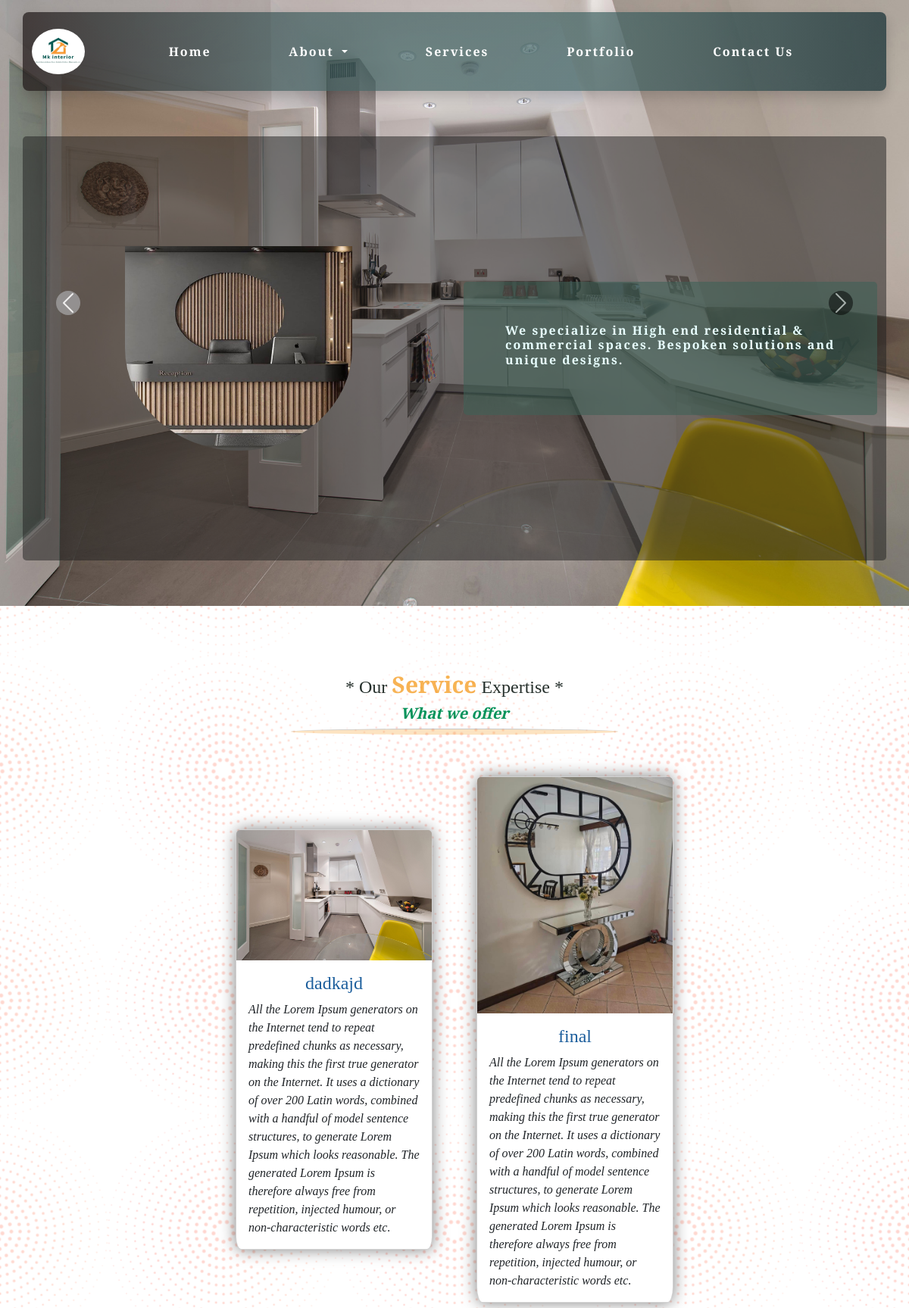
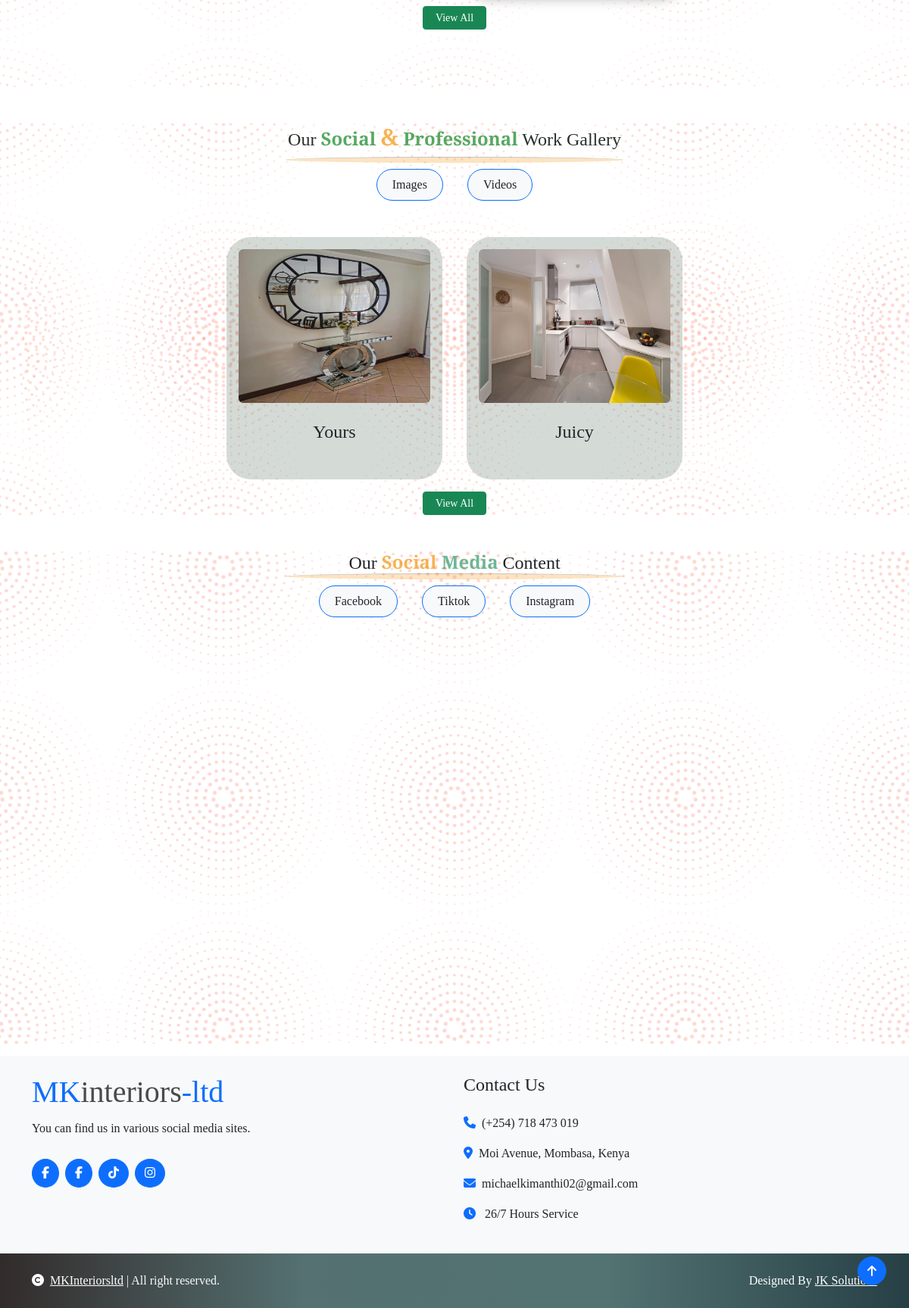
/?page=3, run on the app's committed database (2 pictures, top to bottom).
### Start/models.py (models this page shows, shortened)
class Service(models.Model):
    name = models.CharField(max_length=200)
    description = models.TextField()
    image = models.ImageField(upload_to='images_uploaded')
    class Meta:
        verbose_name_plural = 'Service'

class ImagesWork(models.Model):
    name = models.CharField(max_length=200)
    image = models.ImageField(upload_to='images_uploaded')
    class Meta:
        verbose_name_plural = 'Image work'

### Start/views.py (the view)
# urls.py: path('', Home, name='home'),
def Home(request):
    work = ImagesWork.objects.all()
    video_work = VideosWork.objects.all()
    service = Service.objects.all()
    hero_images = HeroSection.objects.all()
    page = Paginator(service, 3)
    page_list = request.GET.get('page')
    page = page.get_page(page_list)
    work_page = Paginator(work, 3)
    work_page_list = request.GET.get('page')
    work_page = work_page.get_page(work_page_list)
    video_page = Paginator(video_work, 3)
    video_page_list = request.GET.get('page')
    video_page = video_page.get_page(video_page_list)
    context = {
        'hero_images': hero_images,
        'page': page,
        'work_page': work_page,
        'video_page': video_page,
    }
    return render(request, 'mainpages/home.html', context )

### templates/mainpages/home.html (shortened to what this page needs)
{% extends 'base.html' %}
{% load static %}
{% block content %}
  <section class="serv" id="services" style="background-image: url(media/images/bbg.png); background-position:center;  background-repeat: repeat;">
    <div class="row d-flex services shadow-3 align-items-center my-3">
      <div class="col-xl-12 col-lg-12">
          <div class="section-header text-center">
            <h4 style="color: rgb(38, 48, 44);">* Our <span style="color:  rgba(244, 147, 12, 0.7); font-weight:bold; font-size:30px;">Service</span> Expertise *</h4>
            <h5 style="color: rgb(6, 147, 91); font-style:oblique; font-weight:bold;">What we offer</h5>
            <hr>
          </div>
          <div class="d-flex gap-5 flex-wrap justify-content-center align-items-center">
            {% for service in page.object_list %}
            <div class="col-lg-3 col-md-4 col-sm-6">
              <div class="card c-body">
                <img src="{{service.image.url}}" class="card-img-top" alt="...">
                <div class="card-body">
                  <h4 class="card-title text-center" style="color:#1c5e9c;">{{service.name}}</h4>
                  <p class="card-text" style="font-style:oblique;">{{service.description}}</p>
                </div>
              </div>
            </div>
            {% endfor %}
          </div>
          <div class="row">
            <div class="col-lg-12 d-flex flex-column  justify-content-center align-items-center">
              <a class="btn btn-success btn-sm px-3 mx-3" href="{% url 'services' %}">View All</a>
            </div>
          </div>
      </div>
    </div>
  </section>
  <div class="container-fluid event py-6 my-5" id="portfolio" style="font-family: 'Young Serif', serif; background-image: url(media/images/bbg.png); background-position:center;  background-repeat: repeat;">
    <div class="container">
        <div class="text-center" >
          <h4 style="color: rgb(38, 48, 44);">Our <span style="color:  rgba(14, 132, 32, 0.7); font-weight:bold;">Social</span> <span style="color:  rgba(244, 147, 12, 0.7); font-weight:bold; font-size:30px;">&</span> <span style="color:  rgba(14, 132, 32, 0.7); font-weight:bold;">Professional</span> Work Gallery</h4>
          <hr>
        </div>
        <div class="tab-class text-center">
            <ul class="nav nav-pills d-inline-flex justify-content-center mb-5">
                <li class="nav-item p-2">
                    <a class="d-flex btn mx-2 py-2 border border-primary bg-light rounded-pill active" data-bs-toggle="pill" href="#tab-1">
                        <span class="text-dark px-2">Images</span>
                    </a>
                </li>
                <li class="nav-item p-2">
                    <a class="d-flex btn mx-2 py-2 border border-primary bg-light rounded-pill" data-bs-toggle="pill" href="#tab-3">
                        <span class="text-dark px-2">Videos</span>
                    </a>
                </li>
            </ul>
            <div class="tab-content">
                <div id="tab-1" class="tab-pane fade show p-0 active">
                    <div class="row g-4 align-items-center" style="background-image: url(media/images/bbg.png); background-position:center;  background-repeat: repeat;">
                        <div class="col-lg-12">
                            <div class="row g-4 align-items-center justify-content-center">
                              {% for work in work_page.object_list %}
                                <div class="col-sm-6 col-md-4 col-lg-3 m-3 p-3 rounded-5 work-container shadow-3">
                                    <div class="event-img position-relative">
                                        <img class="img-fluid rounded w-100 work-image" src="{{work.image.url}}" alt="Image not available" >
                                        <div class="event-overlay d-flex flex-column p-4">
                                            <h4 class="text-center">{{work.name}}</h4>
                                        </div>
                                    </div>
                                </div>
                                {% endfor %}
                            </div>
                        </div>
                    </div>
                </div>
            </div>
        </div>
        <div class="row">
          <div class="col-lg-12 d-flex flex-column  justify-content-center align-items-center">
            <a class="btn btn-success btn-sm px-3 mx-3" href="{% url 'portfolio' %}">View All</a>
          </div>
        </div>
    </div>
  </div>
  <div class="container-fluid event py-6 mt-5 mb-0" id="socialmedia" style="font-family: 'Young Serif', serif; background-image: url(media/images/bbg.png); background-position:center;  background-repeat: repeat;">
    <div class="container">
        <div class="text-center">
            <h4 class="mb-0">Our <span style="color:  rgba(244, 147, 12, 0.7); font-weight:bold;">Social </span> <span style="color:  rgba(47, 152, 108, 0.7); font-weight:bold;">Media</span> Content</h4>
            <hr>
        </div>
        <div class="tab-class text-center">
            <ul class="nav nav-pills d-inline-flex justify-content-center mb-5">
                <li class="nav-item p-2">
                    <a class="d-flex btn mx-2 py-2 border border-primary bg-light rounded-pill active" data-bs-toggle="pill" href="#ab-1">
                        <span class="text-dark px-2" >Facebook</span>
                    </a>
                </li>
                <li class="nav-item p-2">
                    <a class="d-flex btn py-2 mx-2 border border-primary bg-light rounded-pill" data-bs-toggle="pill" href="#ab-2">
                        <span class="text-dark px-2">Tiktok</span>
                    </a>
                </li>
                <li class="nav-item p-2">
                    <a class="d-flex btn mx-2 py-2 border border-primary bg-light rounded-pill" data-bs-toggle="pill" href="#ab-3">
                        <span class="text-dark px-2">Instagram</span>
                    </a>
                </li>
            </ul>
            <div class="tab-content">
                <div id="ab-1" class="tab-pane fade show p-0 active">
                    <div class="row g-4">
                        <div class="col-lg-12">
                            <div class="row gap-5 justify-content-center align-items-center">
                                <div class="col-md-6 col-lg-4" >
                                    <div class="event-img position-relative">
                                      <iframe src="https://www.facebook.com/plugins/page.php?href=https%3A%2F%2Fwww.facebook.com%2Fprofile.php%3Fid%3D61556198125523&tabs=timeline&width=300&height=500&small_header=true&adapt_container_width=true&hide_cover=false&show_facepile=true&appId" width="300" height="500" style="border:none;overflow:hidden" scrolling="no" frameborder="0" allowfullscreen="true" allow="autoplay; clipboard-write; encrypted-media; picture-in-picture; web-share"></iframe>
                                    </div>
                                </div>
                                <div class="col-md-6 col-lg-4" >
                                    <div class="event-img position-relative">
                                      <iframe src="https://www.facebook.com/plugins/page.php?href=https%3A%2F%2Fwww.facebook.com%2FEng.Mike&tabs=timeline&width=300&height=500&small_header=true&adapt_container_width=true&hide_cover=false&show_facepile=true&appId" width="300" height="500" style="border:none;overflow:hidden" scrolling="no" frameborder="0" allowfullscreen="true" allow="autoplay; clipboard-write; encrypted-media; picture-in-picture; web-share"></iframe>
                                    </div>
                                </div>
                            </div>
                        </div>
                    </div>
                </div>
                    </div>
                </div>
            </div>
        </div>
{% endblock %}

### static/css/style.css (style rules this page uses)
.serv { padding:60px ; font-family: 'Young Serif', serif; }
.card { border-radius: 3%; box-shadow: 0 0 20px rgba(0, 0, 0, 0.5); transition: transform 0.8s ease, background-color 0.5s ease, box-shadow 0.5s ease; margin: 15px 5px 15px 5px; }
.card-title { text-align: center; color: rgb(13, 37, 34); }
.section-header { padding-top :10px; padding-bottom :10px; margin-bottom: 30px; }
.work-container { background-color: rgba(44, 78, 59, 0.2); transition: transform 0.8s ease; }
.work-image { width: 80%; height: calc(0.5625 * 30vw); max-width:300px; min-width:100px; }
hr { margin: auto; width:40%; height:8px; background-color: rgb(244, 147, 12); border-radius:50%; }

### templates/base.html (style rules this page uses)
.serv { padding:60px ; font-family: 'Young Serif', serif; }
.card { border-radius: 3%; box-shadow: 0 0 20px rgba(0, 0, 0, 0.5); transition: transform 0.8s ease, background-color 0.5s ease, box-shadow 0.5s ease; margin: 15px 5px 15px 5px; }
.card-title { text-align: center; color: rgb(13, 37, 34); }
.section-header { padding-top :10px; padding-bottom :10px; margin-bottom: 30px; }
.work-container { background-color: rgba(44, 78, 59, 0.2); transition: transform 0.8s ease; }
.work-image { width: 80%; height: calc(0.5625 * 30vw); max-width:300px; min-width:100px; }
hr { margin: auto; width:40%; height:8px; background-color: rgb(244, 147, 12); border-radius:50%; }

### data on the page
Service: image (picture), name "dadkajd", description "All the Lorem Ipsum generators on the Internet tend to repeat predefined chunks as necessary, making this the first true generator on the Internet. It uses a dictionary of over 200 Latin words, combined with a handful of model sentence structures, to generate Lorem Ipsum which looks reasonable. The generated Lorem Ipsum is therefore always free from repetition, injected humour, or non-characteristic words etc."
Service: image (picture), name "final", description "All the Lorem Ipsum generators on the Internet tend to repeat predefined chunks as necessary, making this the first true generator on the Internet. It uses a dictionary of over 200 Latin words, combined with a handful of model sentence structures, to generate Lorem Ipsum which looks reasonable. The generated Lorem Ipsum is therefore always free from repetition, injected humour, or non-characteristic words etc."
ImagesWork: image (picture), name "Yours"
ImagesWork: image (picture), name "Juicy"
